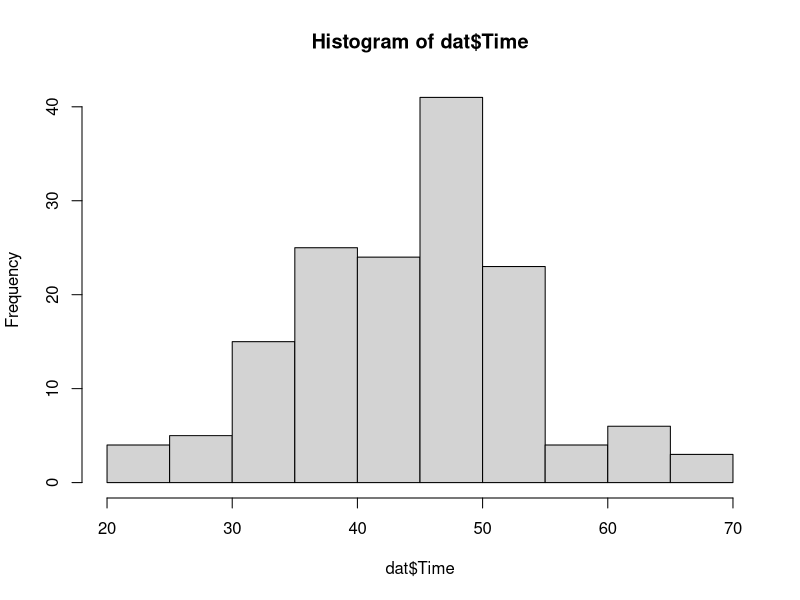
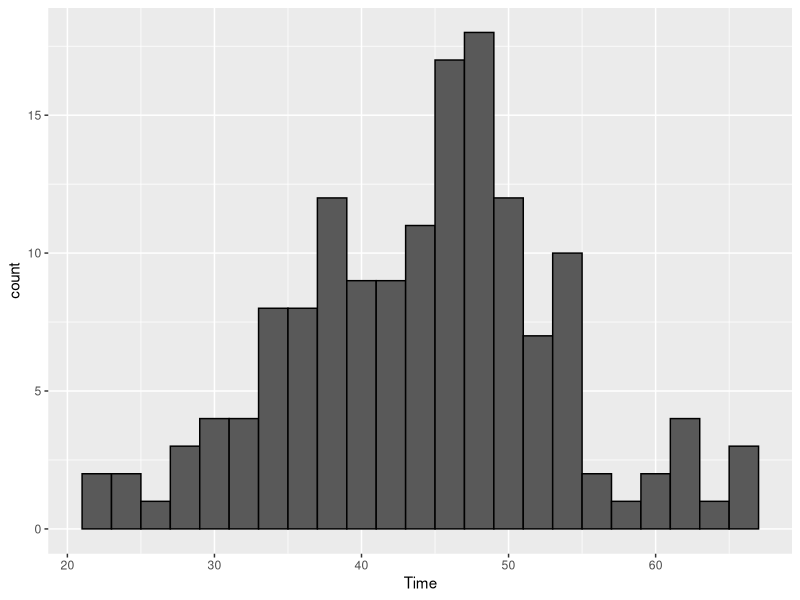
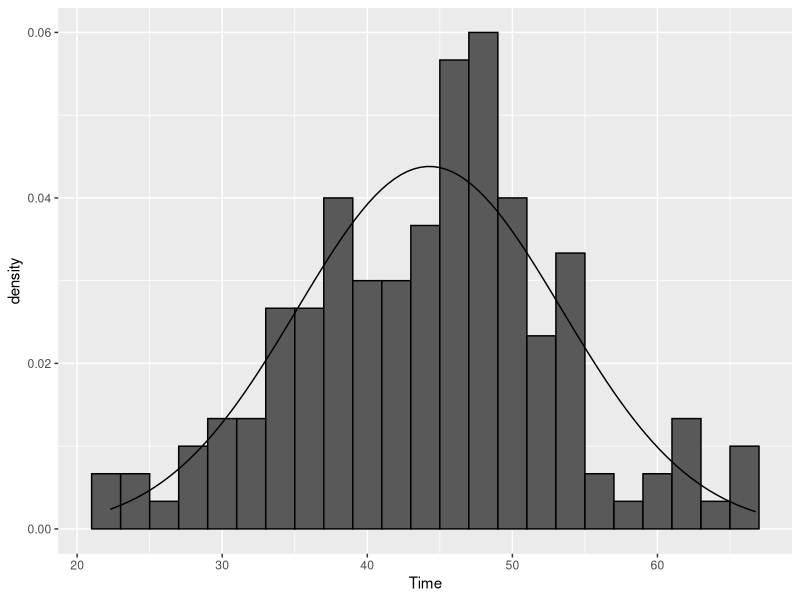
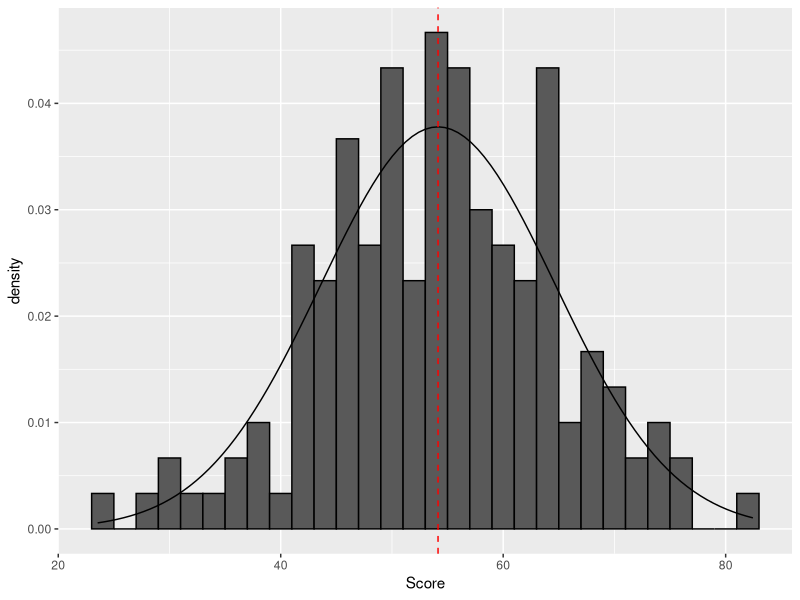
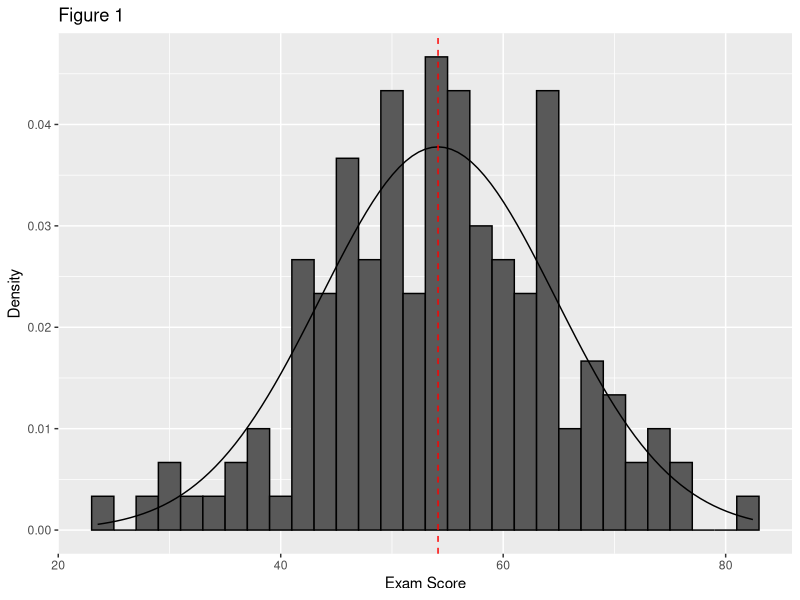

These charts were generated, in order, by the following R code:
## ---- chunk 1
library(tidyverse)
library(kableExtra)
## ---- chunk 2
set.seed(820)
dat <- tibble(Time = round(rnorm(150, mean = 45, sd = 10), 2), 
              Score = round(rnorm(150, mean = 55, sd = 10), 2))

head(dat)
## ---- chunk 3
mean(dat$Time)
sd(dat$Time)

mean(dat$Score)
sd(dat$Score)

## ---- chunk 4
hist(dat$Time)

ggplot(dat, aes(Time)) + geom_histogram(binwidth = 2, colour = 'black')
## ---- chunk 5
ggplot(dat, aes(Time)) + geom_histogram(aes(y=after_stat(density)), binwidth = 2, colour = 'black') + 
  stat_function(fun = dnorm, args = list(mean = mean(dat$Time), sd = sd(dat$Time)))
## ---- chunk 6
p <- ggplot(dat, aes(Score)) + geom_histogram(aes(y=after_stat(density)), binwidth = 2, colour = 'black') + 
  stat_function(fun = dnorm, args = list(mean = mean(dat$Score), sd = sd(dat$Score))) +
  geom_vline(xintercept = mean(dat$Score), colour = 'red', linetype = 'dashed')

p
## ---- chunk 7
pnorm(40, mean=mean(dat$Score), sd=sd(dat$Score))
## ---- chunk 8
pnorm(69.99, mean=mean(dat$Score), sd=sd(dat$Score))
pnorm(60, mean=mean(dat$Score), sd=sd(dat$Score))
## ---- chunk 9
pnorm(69.99, mean=mean(dat$Score), sd=sd(dat$Score))-pnorm(60, mean=mean(dat$Score), sd=sd(dat$Score))
## ---- chunk 10
pnorm(59.99, mean=mean(dat$Score), sd=sd(dat$Score))-pnorm(50, mean=mean(dat$Score), sd=sd(dat$Score))
pnorm(49.99, mean=mean(dat$Score), sd=sd(dat$Score))-pnorm(40, mean=mean(dat$Score), sd=sd(dat$Score))
## ---- chunk 11
1- pnorm(70, mean=mean(dat$Score), sd=sd(dat$Score))

pnorm(70, mean=mean(dat$Score), sd=sd(dat$Score), lower.tail = F)

## ---- chunk 12
qnorm(.95, mean=mean(dat$Time), sd=sd(dat$Time))
## ---- chunk 13
mScore <- mean(dat$Score)
sdScore <- sd(dat$Score)

markBand <- tibble(Mark = c('A', 'B', 'C', 'D', 'F'), 
                   Probability = round(c(pnorm(70, mean=mScore, sd=sdScore, lower.tail = F), 
                            pnorm(69, mean=mScore, sd=sdScore)-pnorm(60, mean=mScore, sd=sdScore),
                            pnorm(59, mean=mScore, sd=sdScore)-pnorm(50, mean=mScore, sd=sdScore), 
                            pnorm(49, mean=mScore, sd=sdScore)-pnorm(40, mean=mScore, sd=sdScore),
                            pnorm(40, mean=mScore, sd=sdScore)), 2))

markBand
## ---- chunk 14
p + ggtitle(label = 'Figure 1') + labs(x='Exam Score', y = 'Density')
## ---- chunk 15
markBand %>%
  kbl(booktabs=T, caption = 'Probability Distribution of Exam Scores') %>%
  kable_styling(latex_options = 'HOLD_position') %>%
  row_spec(0, bold = T)
